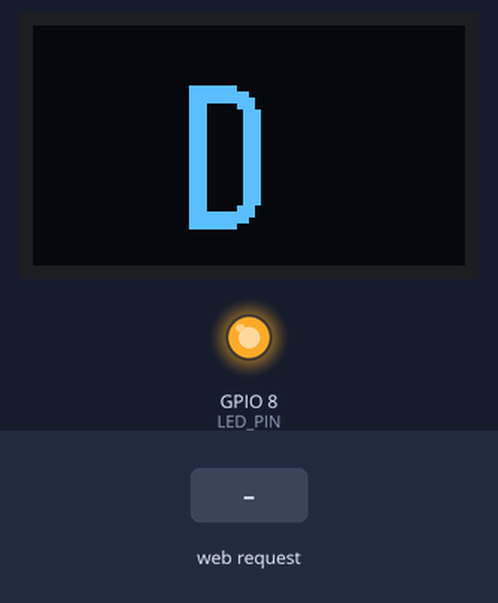
The sketch below on a simulated ESP32-C3. Shown: 72×40 one-colour display, output pins drawn as LEDs (lit = HIGH). Dashed ring = blinking. Inputs (shaded band) come from the test bench. WiFi joins after 1.5 s; servers stay silent unless stated; what the sketch prints to the serial monitor is not drawn.

Above: at 2.7 s.
2.8 s: HTTP request GET /?oled= received
At 3.54 s:
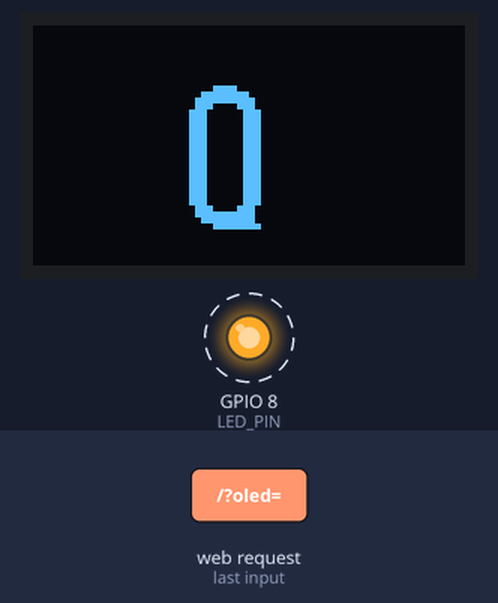
At 4.77 s:
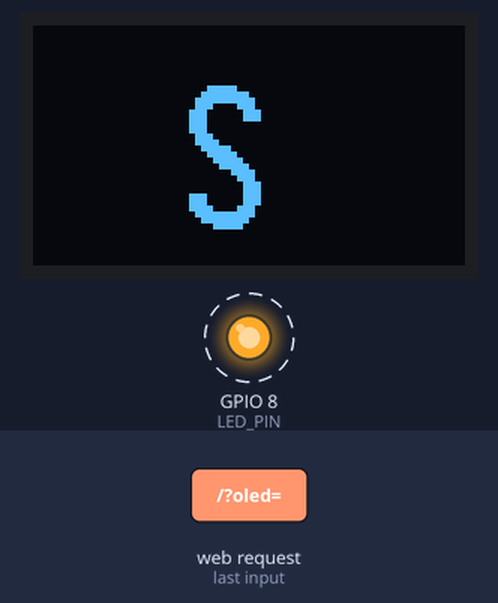
5.8 s: HTTP request GET /?led= received
At 5.99 s:
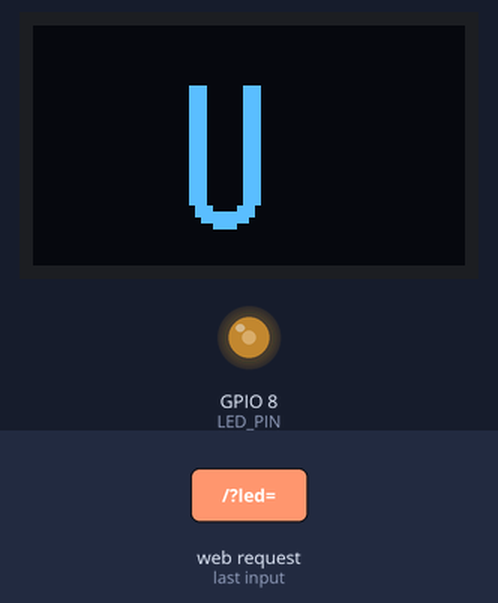
Timing chart, 0 to 21.9 s (numbered marks = the images above; inputs shaded):
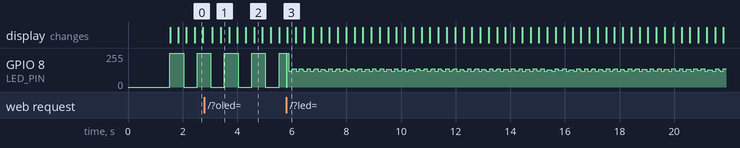

The sketch:

slideLEDandOLED.ino
```cpp
#include <WiFi.h>
#include <U8g2lib.h>
#include <Wire.h>

// ---- WiFi settings ----
const char* ssid = "INFINITY";
const char* password = "1n@Finity";

// ---- Pins ----
#define LED_PIN 8
#define SDA_PIN 5
#define SCL_PIN 6

// ---- OLED Object ----
U8G2_SSD1306_72X40_ER_F_HW_I2C u8g2(U8G2_R0, /* reset=*/ U8X8_PIN_NONE);

// ---- Timing Variables ----
int ledDelay = 500;        // LED speed
int oledDelay = 300;       // Alphabet speed
unsigned long lastLedMs = 0;
unsigned long lastOledMs = 0;

bool ledState = LOW;
char currentLetter = 'A';

WiFiServer server(80);

void setup() {
  Serial.begin(115200);
  pinMode(LED_PIN, OUTPUT);

  // Start OLED
  Wire.begin(SDA_PIN, SCL_PIN);
  u8g2.begin();
  u8g2.setFont(u8g2_font_logisoso24_tr);

  // Start WiFi
  WiFi.begin(ssid, password);
  while (WiFi.status() != WL_CONNECTED) {
    delay(500);
    Serial.print(".");
  }
  Serial.println("\nConnected! IP: ");
  Serial.println(WiFi.localIP());
  server.begin();
}

void loop() {
  // 1. Handle LED Blinking (Non-blocking)
  if (millis() - lastLedMs >= ledDelay) {
    lastLedMs = millis();
    ledState = !ledState;
    digitalWrite(LED_PIN, ledState);
  }

  // 2. Handle OLED Alphabet (Non-blocking)
  if (millis() - lastOledMs >= oledDelay) {
    lastOledMs = millis();
    u8g2.clearBuffer();
    char buf[2] = {currentLetter, '\0'};
    u8g2.drawStr(24, 34, buf);
    u8g2.sendBuffer();
    currentLetter++;
    if (currentLetter > 'Z') currentLetter = 'A';
  }

  // 3. Handle Web Server
  WiFiClient client = server.available();
  if (client) {
    String req = client.readStringUntil('\r');

    // Parse LED speed
    if (req.indexOf("GET /?led=") != -1) {
      int pos = req.indexOf("led=") + 4;
      ledDelay = req.substring(pos, req.indexOf(" ", pos)).toInt();
    }
    // Parse OLED speed
    if (req.indexOf("GET /?oled=") != -1) {
      int pos = req.indexOf("oled=") + 5;
      oledDelay = req.substring(pos, req.indexOf(" ", pos)).toInt();
    }

    client.println("HTTP/1.1 200 OK\nContent-type:text/html\n");
    client.println("<html><head><meta name='viewport' content='width=device-width, initial-scale=1'>");
    client.println("<style>body{text-align:center; font-family:sans-serif; background:#111; color:#eee;} .s{width:80%; margin:20px;}</style></head><body>");

    client.println("<h1>C3 Controller</h1>");

    client.print("<p>LED Speed: "); client.print(ledDelay); client.println("ms</p>");
    client.println("<input type='range' min='50' max='2000' value='"+String(ledDelay)+"' class='s' onchange='window.location.href=\"/?led=\"+this.value'>");

    client.print("<p>OLED Speed: "); client.print(oledDelay); client.println("ms</p>");
    client.println("<input type='range' min='50' max='2000' value='"+String(oledDelay)+"' class='s' onchange='window.location.href=\"/?oled=\"+this.value'>");

    client.println("</body></html>");
    client.stop();
  }
}
```
